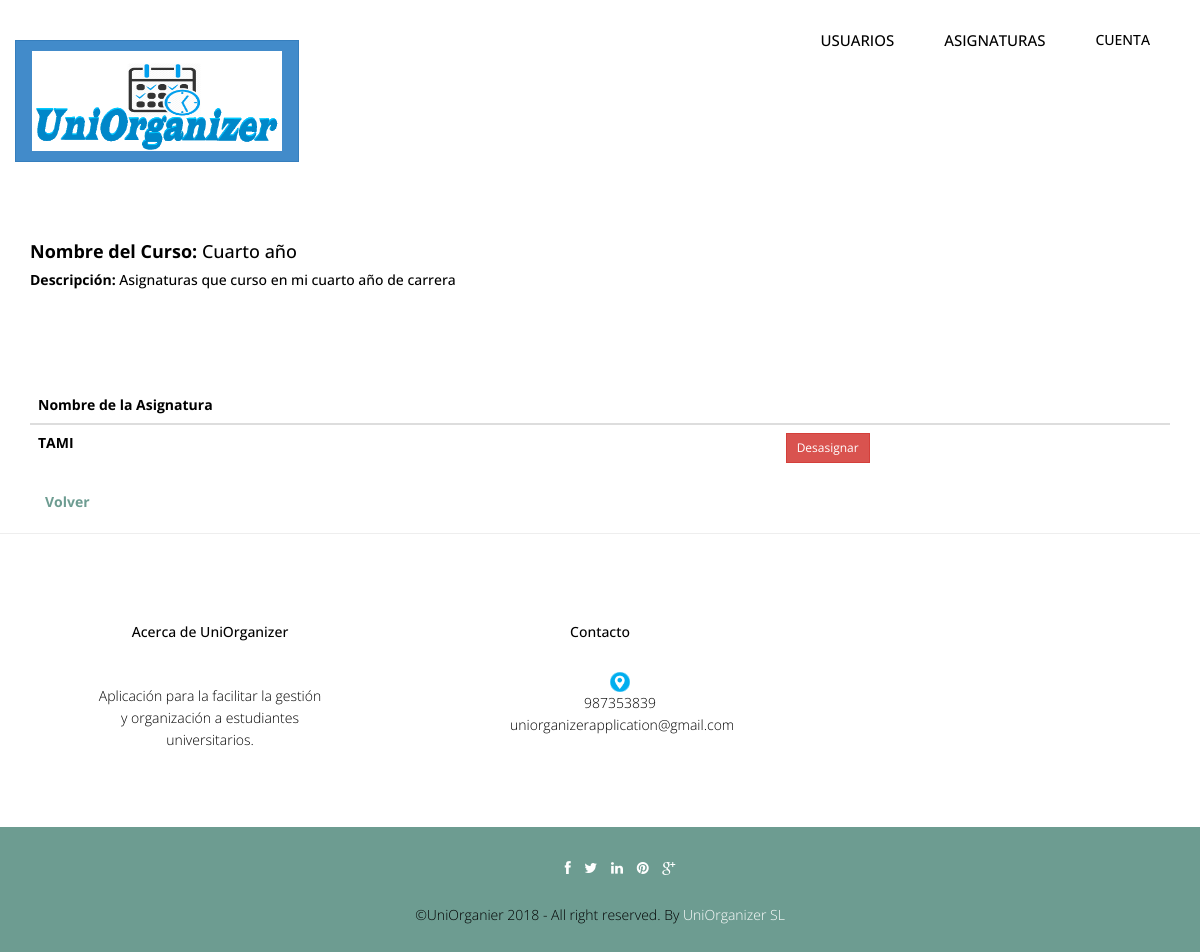
The page /Controllers/CURSO_Controller.php?accion=ver&id=1 (signed in) on the database as committed earlier.
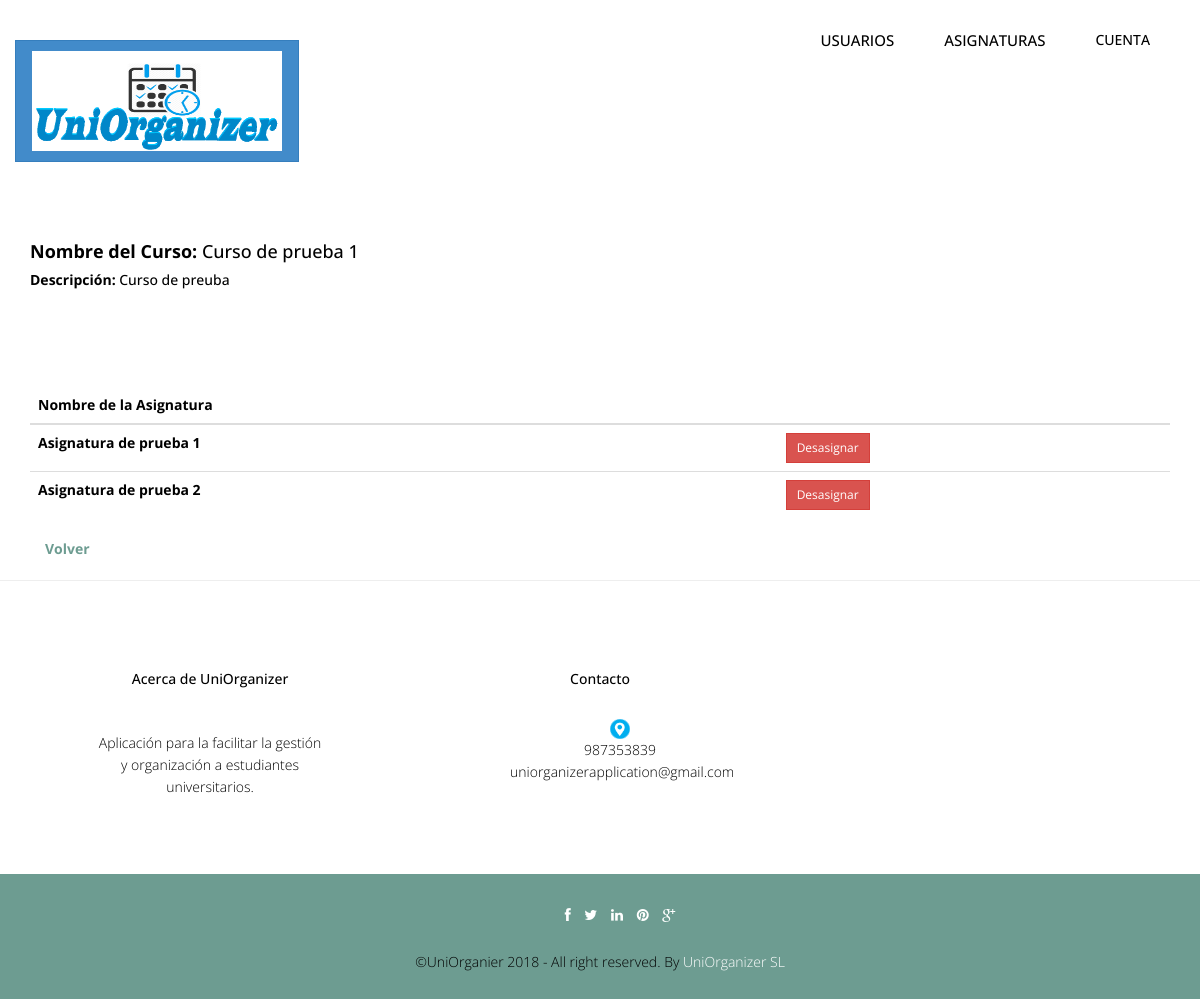
The same page on the database as committed later.
### tables this page shows
CREATE TABLE `curso` (
  `idCurso` int(10) NOT NULL,
  `nombreCurso` varchar(45) NOT NULL,
  `descripcionCurso` varchar(100) DEFAULT NULL,
  `idCalendario` int(10) NOT NULL
);

CREATE TABLE `asignatura_curso` (
  `idCurso` int(10) NOT NULL,
  `idAsignatura` int(10) NOT NULL
);

CREATE TABLE `asignatura` (
  `idAsignatura` int(10) NOT NULL,
  `nombreAsignatura` varchar(200) NOT NULL
);

### Models/CURSO_Model.php (called while the page is built, shortened)
<?php
include '../Functions/LibraryFunctions.php';
class CURSO_Model {
    function ConectarBD() {
        $this->mysqli = new mysqli("localhost", "root", "", "uniorganizer");
    }
    function obtenerCursoDetalle($id) {
        $sql = "SELECT * FROM curso WHERE idCurso='" . $id . "'";
        if (!($resultado = $this->mysqli->query($sql))) {
            return 'Error en la consulta sobre la base de datos.';
        } else {
            return $resultado->fetch_array();
        }
    }
    function obtenerRelacion_CursoAsignaturas($idCurso) {
        $sql = "SELECT *
				FROM asignatura_curso AC, asignatura A
				WHERE AC.idAsignatura=A.idAsignatura AND AC.idCurso='" . $idCurso . "'
				GROUP BY AC.idAsignatura;";
        if (!($resultado = $this->mysqli->query($sql))) {
            return 'Error en la consulta sobre la base de datos.';
        } else {
            $toret = array();
            $i = 0;
            while ($fila = $resultado->fetch_array()) {
                $toret[$i] = $fila;
                $i++;
            }
            return $toret;
        }
    }
}
?>

### Views/CURSO_SHOW_Vista.php (the view, shortened to what this page needs)
<?php
class CURSO_SHOW {
    private $datos;
    private $volver;
    function __construct($array, $volver) {
        $this->datos = $array;
        $this->volver = $volver;
        $this->render();
    }
    function render() {
		?>
        <div class="container">
				<h4><b><?php echo $strings['nombreCurso']; ?>: </b><?php echo $this->datos['curso']['nombreCurso'] ; ?></h4>
				<h5><b><?php echo $strings['descripcionCurso']; ?>: </b><?php echo $this->datos['curso']['descripcionCurso']; ?></h5>
        <br><br><br><br>
        <table class="table">
			  <thead class="thead-dark">
				<tr>
				  <th scope="col"><?php echo $strings['nombreAsignatura']; ?></th>
				  <th scope="col"></th>
				</tr>
			  </thead><tbody>
			  <?php
        foreach ($this->datos['asignaturas'] as $valor) {
			?>
            <tr>
            <th><?php echo $valor['nombreAsignatura']; ?></th>
            <td><a href="?accion=desasignar&idCurso=<?php echo $_GET["id"]; ?>&idAsignatura=<?php echo  $valor['idAsignatura']; ?>"><button type="button" class="btn btn-danger btn-sm">Desasignar</button></a></td>
            </tr><?php
        }
		?>
        </tbody>
			</table>
			<a class="form-link" href="<?php echo $this->volver; ?>"><?php echo $strings['Volver']; ?></a>
			 </div>
		<?php
        include '../Views/footer.php';
    }
}
?>

### Functions/LibraryFunctions.php (shortened to what this page needs)
<?php
function ConsultarTipoUsuarioLogin() {
    $mysqli = new mysqli("localhost", "root", "", "uniorganizer");
    $sql = "SELECT tipoUsuario FROM USUARIO WHERE USUARIO.username='" . $_SESSION['login'] . "'";
    $result = $mysqli->query($sql)->fetch_array();
    return $result['tipoUsuario'];
}
function añadirFuncionalidades($NOM) {
    $mysqli = new mysqli("localhost", "root", "", "uniorganizer");
    $rol = "SELECT tipoUsuario FROM USUARIO  WHERE username='" . $NOM['login'] . "'";
    $sql = "SELECT DISTINCT categoriaFuncionalidad FROM FUNCIONALIDAD, FUNCIONALIDAD_ROL WHERE FUNCIONALIDAD_ROL.idFuncionalidad = FUNCIONALIDAD.idFuncionalidad AND FUNCIONALIDAD_ROL.idRol=(" . $rol . ")";
    if (!($resultado = $mysqli->query($sql))) {
        echo 'Error en la consulta sobre la base de datos';
    } else {
        while ($fila = $resultado->fetch_array()) {
            $funcionalidad = $fila['categoriaFuncionalidad'];
            switch ($funcionalidad) {
				case "Gestion Usuarios":
					if(ConsultarTipoUsuarioLogin()==1){
                        ?><li><a style="font-size:15px;" href="../Controllers/USUARIO_Controller.php"><?php echo $strings['Gestión de Usuarios']; ?></a></li> <?php
					}
                    break;
				case "Gestion Asignaturas":
				?>
                    <li class="nav-item dropdown">
                        <a style="font-size:15px;" class="nav-link dropdown-toggle" href="" id="navbarDropdownMenuLink" data-toggle="dropdown" aria-haspopup="true" aria-expanded="false"><?php echo $strings['Gestión de Asignaturas'] ?> </a>
                    </li>
                    <?php
                    break;
                    ?><li><a style="font-size:15px;" href="../Controllers/ALERTA_Controller.php"><?php echo $strings['Gestión de Eventos']; ?></a></li> <?php
                default:
					break;
            }
        }
    }
}
function showNavbar() {
    if (!isset($_SESSION)) {
        echo '<br><br><li role="presentation" class="active"><a href="../Functions/Conectar.php" class="m1">Iniciar Sesion</a></li>';
		echo '<br><br><li role="presentation" class="active"><a href="../Functions/Registrar.php" class="m1">Registrar</a></li>';
    } else {
        añadirFuncionalidades($_SESSION);
		?>
		<li class="nav-item dropdown">
            <a class="nav-link dropdown-toggle" href="" id="navbarDropdownMenuLink" data-toggle="dropdown" aria-haspopup="true" aria-expanded="false">
        <?php echo $strings['Cuenta'] ?>
            </a>
        </li>
        <?php
    }
}

Rows that differ between the two databases and show on the page:
changed curso: nombreCurso "Cuarto año" → "Curso de prueba 1"; descripcionCurso "Asignaturas que curso en mi cuarto año de carrera" → "Curso de preuba"
changed through a linked row, asignatura_curso: idAsignatura.nombreAsignatura "TAMI" → "Asignatura de prueba 1"
added asignatura_curso: idAsignatura.nombreAsignatura "Asignatura de prueba 2"
